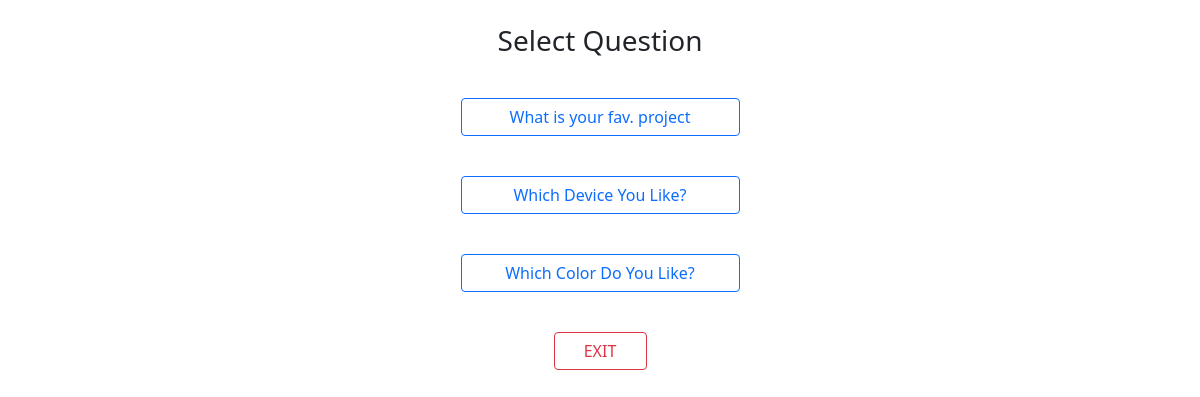
Screenshot of /polls/ with the database file from the repository.
### polls/models.py (models this page shows, shortened)
class Question(models.Model):
    question_text = models.CharField(max_length=200)
    pub_date = models.DateTimeField('date published')

### polls/views.py (the view)
# urls.py: path('', views.IndexView.as_view(), name='index'),
class IndexView(generic.ListView):
    template_name = 'polls/index.html'
    context_object_name = 'latest_question_list'
    def get_queryset(self):
        return Question.objects.filter(
            pub_date__lte=timezone.now()).order_by('-pub_date')[:5]

### polls/templates/polls/index.html
{% extends "polls/look.html" %}
{% block content %}
{% load static %}
<link rel="stylesheet" type="text/css" href="{% static 'polls/style.css' %}">
<br>
<div class="d-grid gap-2 col-6 mx-auto">
<div class="d-grid gap-auto col-auto mx-auto">
    <h3>Select Question</h3>
            <br>
</div>
{% if latest_question_list %}
    {% for question in latest_question_list %}
<div class="d-grid gap-2 col-6 mx-auto">
        <a href="{% url 'polls:detail' question.id %}" class="btn btn-outline-primary">{{ question.question_text }}</a>
</div>
<br>
        {% endfor %}
{% else %}
    <p>No polls are available. Just create one from Admin panel on something</p>
{% endif %}
<div class="d-grid gap-2 col-2 mx-auto">
<a class="btn btn-outline-danger" href="{% url 'home' %}" >EXIT</a>
</div>
{% endblock %}

### rows the page displays
Question: question_text "What is your fav. project"
Question: question_text "Which Device You Like?"
Question: question_text "Which Color Do You Like?"
